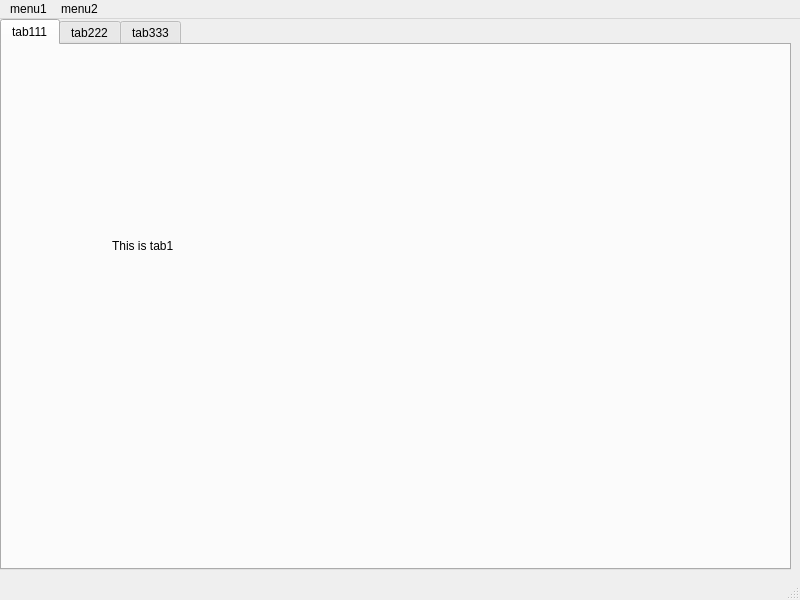
<?xml version="1.0" encoding="UTF-8"?>
<ui version="4.0">
 <class>MainWindow</class>
 <widget class="QMainWindow" name="MainWindow">
  <property name="geometry">
   <rect>
    <x>0</x>
    <y>0</y>
    <width>800</width>
    <height>600</height>
   </rect>
  </property>
  <property name="windowTitle">
   <string>MainWindow</string>
  </property>
  <widget class="QWidget" name="centralwidget">
   <widget class="QTabWidget" name="tabWidget">
    <property name="geometry">
     <rect>
      <x>0</x>
      <y>0</y>
      <width>791</width>
      <height>551</height>
     </rect>
    </property>
    <property name="currentIndex">
     <number>0</number>
    </property>
    <widget class="QWidget" name="tab">
     <attribute name="title">
      <string>tab111</string>
     </attribute>
     <widget class="QLabel" name="label">
      <property name="geometry">
       <rect>
        <x>110</x>
        <y>170</y>
        <width>91</width>
        <height>61</height>
       </rect>
      </property>
      <property name="text">
       <string>This is tab1</string>
      </property>
     </widget>
    </widget>
    <widget class="QWidget" name="tab_2">
     <attribute name="title">
      <string>tab222</string>
     </attribute>
     <widget class="QCalendarWidget" name="calendarWidget">
      <property name="geometry">
       <rect>
        <x>210</x>
        <y>170</y>
        <width>312</width>
        <height>183</height>
       </rect>
      </property>
     </widget>
    </widget>
    <widget class="QWidget" name="tab_3">
     <attribute name="title">
      <string>tab333</string>
     </attribute>
     <widget class="QProgressBar" name="progressBar">
      <property name="geometry">
       <rect>
        <x>200</x>
        <y>150</y>
        <width>431</width>
        <height>71</height>
       </rect>
      </property>
      <property name="value">
       <number>24</number>
      </property>
     </widget>
    </widget>
   </widget>
  </widget>
  <widget class="QMenuBar" name="menubar">
   <property name="geometry">
    <rect>
     <x>0</x>
     <y>0</y>
     <width>800</width>
     <height>21</height>
    </rect>
   </property>
   <widget class="QMenu" name="menumenu1">
    <property name="title">
     <string>menu1</string>
    </property>
    <addaction name="actionchild1"/>
    <addaction name="actionchild2"/>
    <addaction name="actionchild3"/>
    <addaction name="separator"/>
    <addaction name="actionexit"/>
   </widget>
   <widget class="QMenu" name="menumenu2">
    <property name="title">
     <string>menu2</string>
    </property>
    <addaction name="actionchild1_2"/>
    <addaction name="actionchild2_2"/>
    <addaction name="actionchild3_2"/>
   </widget>
   <addaction name="menumenu1"/>
   <addaction name="menumenu2"/>
  </widget>
  <widget class="QStatusBar" name="statusbar"/>
  <action name="actionchild1">
   <property name="text">
    <string>child1</string>
   </property>
  </action>
  <action name="actionchild2">
   <property name="text">
    <string>child2</string>
   </property>
  </action>
  <action name="actionchild3">
   <property name="text">
    <string>child3</string>
   </property>
  </action>
  <action name="actionexit">
   <property name="text">
    <string>exit</string>
   </property>
  </action>
  <action name="actionchild1_2">
   <property name="text">
    <string>child1</string>
   </property>
  </action>
  <action name="actionchild2_2">
   <property name="text">
    <string>child2</string>
   </property>
  </action>
  <action name="actionchild3_2">
   <property name="text">
    <string>child3</string>
   </property>
  </action>
 </widget>
 <resources/>
 <connections/>
</ui>
